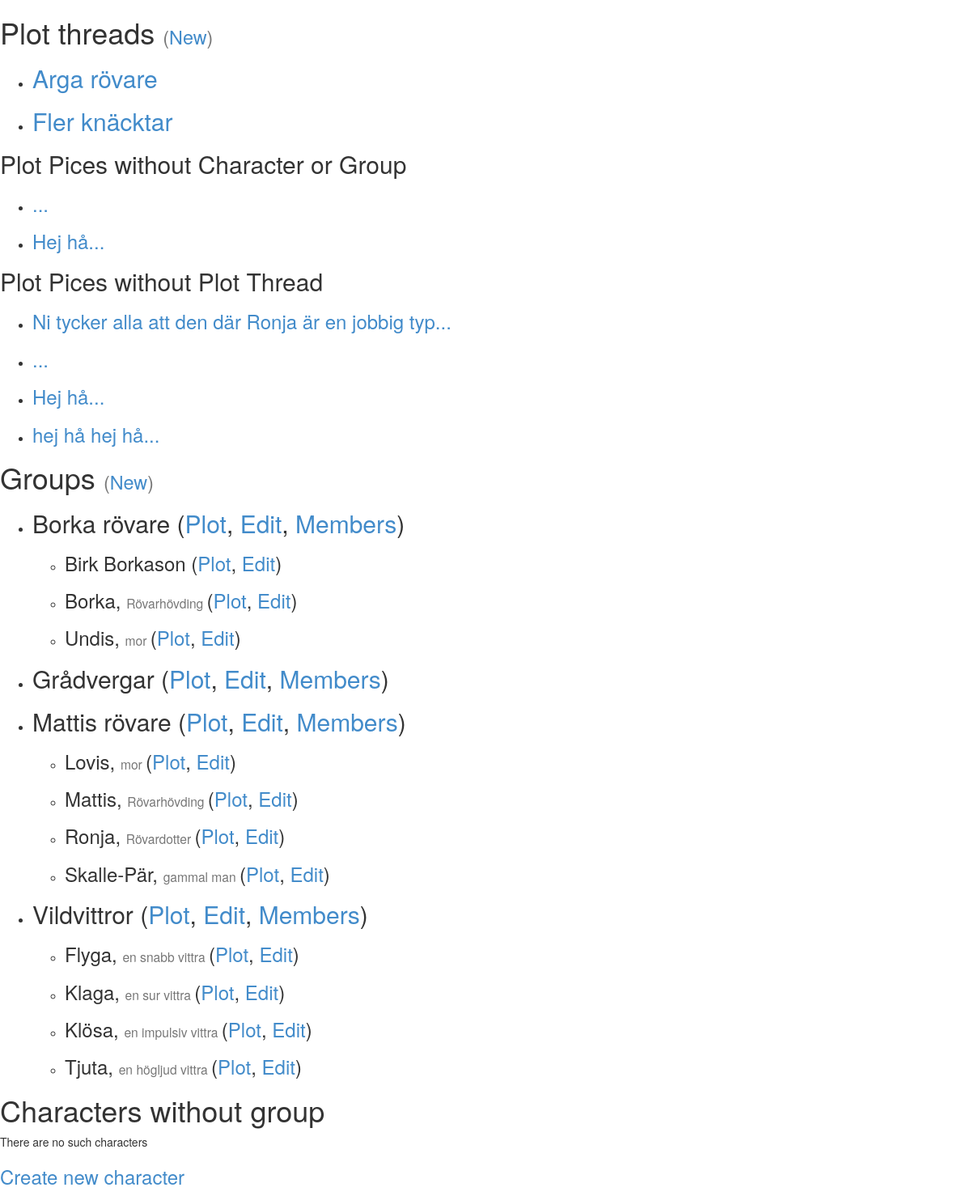
The app's page /GM/ with its own data.
### plots/models.py (models this page shows, shortened)
class BasicModel(models.Model):
    class Meta:
        abstract = True
        ordering = ['name']
    name = models.CharField(max_length=50)

class PlotThread(BasicModel):
    summery = models.TextField(blank=True, default='')
    def no_of_plot_parts(self):
        return self.plot_parts().count()
    no_of_plot_parts.verbose_name = 'number of plot parts'
    plot_is_finished = models.BooleanField(default=False)
    plot_is_finished.verbose_name = "plot thread is finiched"
    def characters(self):
        return Character.objects.filter(plotpice__in=self.plot_parts() )
    characters.help_text = (
         'Characters that have part in the plot line, not including group plots')
    characters.short_description = 'Characters involved'
    def characters_string(self):
        return ',\n '.join([character.name for character in self.characters().all()])
    characters_string.help_text = characters.help_text
    characters_string.short_description = characters.short_description
    characters_string.verbose_name = 'characters'
    def groups(self):
        return Group.objects.filter(plotpice__in=self.plot_parts() )
    groups.help_text = (
        'Groupes that have part in the plot line, not including individual character plots')
    groups.short_description = 'Groupes involved'
    def groups_string(self):
        return ',\n '.join([group.name for group in self.groups().all()])
    groups_string.help_text = groups.help_text
    groups_string.short_description = groups.short_description
    groups_string.verbose_name = 'groups'
    def groups_incl_char(self):
        return Group.objects.filter(
                    models.Q( plotpice__in=self.plot_parts() ) |
                    models.Q( character__in=self.characters() )
               ).distinct()
    groups_incl_char.help_text = (
        'Groupes that have part in the plot line, including individual character plots')
    groups_incl_char.short_description = 'Someone in group is involved'
    groups_incl_char.verbose_name = 'groups incl. personal plots'
    def groups_incl_char_string(self):
        return ',\n '.join([group.name for group in self.groups_incl_char().all()])
    groups_incl_char_string.short_description = groups_incl_char.short_description
    groups_incl_char_string.help_text = groups_incl_char.help_text
    groups_incl_char_string.verbose_name = groups_incl_char.verbose_name

class PlotPice(models.Model):
    def __str__(self):
        return self.plot_pice[0:50]+'...'
    __str__.short_description = 'str'
    characters = models.ManyToManyField(
                'Character', null=True, blank=True, through='PersonalPlotPice')
    groups = models.ManyToManyField(
                'Group', null=True, blank=True, through='GroupPlotPice')
    plot_threads = models.ManyToManyField(
                'PlotThread', null=True, blank=True, through='PlotPart')
    plot_pice = models.TextField(blank=True, default='')
    plot_is_finished = models.BooleanField(default=False)
    plot_is_finished.verbose_name = 'plot pice is finiched'
    plot_is_finished.short_description = 'plot is finiched'
    def groups_string(self):
        return ',\n '.join([group.name for group in self.groups.all()])
    groups_string.verbose_name = 'Groups'
    groups_string.short_description = 'Groups'
    def characters_string(self):
        return ',\n '.join([character.name for character in self.characters.all()])
    characters_string.verbose_name = 'Characters'
    characters_string.short_description = 'Characters'
    def plot_threads_string(self):
        return ',\n '.join([plot_thread.name for plot_thread in self.plot_threads.all()])
    plot_threads_string.verbose_name = 'Plot threds'
    plot_threads_string.short_description = 'Plot threds'

class Group(BasicModel):
    is_open = models.BooleanField('open', default=False)
    is_open.help_text = 'Group is open for self registration by users.'
    show_members = models.BooleanField(default=False)
    show_members.help_text = 'Members presentation is made public.'
    plot_is_finished = models.BooleanField(default=False)
    plot_is_finished.verbose_name = "group's plot is finiched."
    show_group = models.BooleanField(default=False)
    show_group.help_text = 'Group description is made public.'
    group_description = models.TextField(blank=True, default='')
    members_presentations = models.TextField(blank=True, default='')
    secret_comments = models.TextField(blank=True, default='')
    def members(self):
        return self.character_set.all()
    def no_of_members(self):
        return self.members().count()
    no_of_members.verbose_name = 'number of members'

class Character(BasicModel):
    user = models.ForeignKey(auth.models.User, null=True, blank=True, default=None )
    def heading(self):
        if self.character_concept == '':
            return self.name
        else:
            return self.name + ', <small> ' +  self.character_concept + ' </small>'
    groups = models.ManyToManyField(
                'Group', null=True, blank=True, through='Membership')
    character_concept = models.CharField(max_length=50, blank=True)
    presentation = models.TextField(blank=True, default='', max_length=500)
    presentation.help_text = (
        'A short pressentation of the character to be read by all players. Can be written by player or Game Master <br><i>Player can read and write.</i>')
    character_description = models.TextField(blank=True, default='', max_length=5000)
    character_description.help_text = (
        'Character description is usually provided by the player but can also be written by Game Master. Do not change a character description written by a player. <br><i>Player can read and write.</i>')
    other_info = models.TextField(blank=True, default='')
    secret_comments = models.TextField(blank=True, default='')
    secret_comments.help_text = '<i>Player can nether read nor write.</i>'
    plot_is_finished = models.BooleanField(default=False)
    plot_is_finished.verbose_name = "character's plot is finiched"
    plot_is_finished.short_description = "plot is finiched"
    def groups_string(self):
        return ', '.join([group.name for group in self.groups.all()])
    groups_string.verbose_name = 'Groups'
    groups_string.short_description = 'Groups'

### plots/GM/views.py (the view)
def index(request):
    return render(request, 'plots/GM/index.html',
              { 'plot_threads': PlotThread.objects.all(),
                'groups': Group.objects.all(),
                'characters': Character.objects.all(),
                'characters_without_group':
                   [character for character
                    in Character.objects.all()
                    if list( character.membership_set.all() )==[] ],
                'plot_pices_without_character_or_group':
                   [plot_pice for plot_pice
                    in PlotPice.objects.all()
                    if (list( plot_pice.characters.all() )==[]
                        and list( plot_pice.groups.all() )==[] ) ],
                'plot_pices_without_plot_thread':
                   [plot_pice for plot_pice
                    in PlotPice.objects.all()
                    if list( plot_pice.plot_threads.all() )==[] ],
                } )

### plots/templates/plots/GM/index.html
{% extends "plots/GM/basic.html" %}
{% block body %}
<h1> Plot threads <small>(<a href="{% url 'GM:new_plot_thread' %}">New</a>)</small></h1>
{% if plot_threads %}
    <ul>
    {% for plot_thread in plot_threads %}
        <li>
        <h2> <a href="{% url 'GM:plot_thread' plot_thread.id %}">
        {{ plot_thread.name }} </a> </h2>
        </li>
    {% endfor %}
    </ul>
{% else %}
    <p>There are no plot threads yet.</p>
{% endif %}
<h2> Plot Pices without Character or Group </h2>
{% if plot_pices_without_character_or_group %}
    <ul>
    {% for plot_pice in plot_pices_without_character_or_group %}
        <li>
        <h3> <a href="{% url 'GM:plot_pice' plot_pice.id %}">
        {{ plot_pice }} </a> </h3>
        </li>
    {% endfor %}
    </ul>
{% else %}
    <p>There are no such plot pices.</p>
{% endif %}
<h2> Plot Pices without Plot Thread </h2>
{% if plot_pices_without_plot_thread %}
    <ul>
    {% for plot_pice in plot_pices_without_plot_thread %}
        <li>
        <h3> <a href="{% url 'GM:plot_pice' plot_pice.id %}">
        {{ plot_pice }} </a> </h3>
        </li>
    {% endfor %}
    </ul>
{% else %}
    <p>There are no such plot pices.</p>
{% endif %}
<h1> Groups <small>(<a href="{% url 'GM:new_group' %}">New</a>)</small> </h1>
{% if groups %}
    <ul>
    {% for group in groups %}
        <li>
        <h2>
        {{ group.name }}
        (<a href="{% url 'GM:group_plot' group.id %}">Plot</a>,
         <a href="{% url 'GM:group' group.id %}">Edit</a>,
         <a href="{% url 'GM:members' group.id %}">Members</a>)
        </h2>
        <ul>
        {% for character in group.character_set.all %}
            <li>
            <h3>
            {{ character.heading|safe }}
            (<a href="{% url 'GM:personal_plot' character.id %}">Plot</a>,
             <a href="{% url 'GM:character' character.id %}">Edit</a>)
            </h3>
            </li>
        {% endfor %}
        </ul>
        </li>
    {% endfor %}
    </ul>
{% else %}
    <p>There are no plot groups yet.</p>
{% endif %}
<h1> Characters without group </h1>
{% if characters_without_group %}
    <ul>
    {% for character in characters_without_group %}
        <li>
        <h3>
        {{ character.heading|safe }}
        (<a href="{% url 'GM:personal_plot' character.id %}">Plot</a>,
         <a href="{% url 'GM:character' character.id %}">Edit</a>)
        </h3>
        </li>
    {% endfor %}
    </ul>
{% else %}
    <p> There are no such characters </p>
{% endif %}
<h3>
<a href="{% url 'GM:new_character' %}">Create new character</a>
</h3>
{% endblock %}

### plots/templates/plots/GM/basic.html (shortened to what this page needs)
<!DOCTYPE html>
<html lang="en">
<head>
    <link rel="stylesheet" href="http://maxcdn.bootstrapcdn.com/bootstrap/3.2.0/css/bootstrap.min.css">
    {% load staticfiles %}
    <link rel="stylesheet" href="{% static 'plots/bootstrap.css' %}">
</head>
<body>
{% block body %}
{% endblock %}
</body>
</html>

### records on screen
PlotThread: name "Arga rövare"
PlotThread: name "Fler knäcktar"
PlotPice: plot_pice "..."
PlotPice: plot_pice "Hej hå..."
PlotPice: plot_pice "Ni tycker alla att den där Ronja är en jobbig typ..."
PlotPice: plot_pice "Hej hå..."
PlotPice: plot_pice "hej hå hej hå..."
Group: name "Borka rövare"
Character: heading "Birk Borkason"
Character: heading "Borka, Rövarhövding"
Character: heading "Undis, mor"
Group: name "Grådvergar"
Group: name "Mattis rövare"
Character: heading "Lovis, mor"
Character: heading "Mattis, Rövarhövding"
Character: heading "Ronja, Rövardotter"
Character: heading "Skalle-Pär, gammal man"
Group: name "Vildvittror"
Character: heading "Flyga, en snabb vittra"
Character: heading "Klaga, en sur vittra"
Character: heading "Klösa, en impulsiv vittra"
Character: heading "Tjuta, en högljud vittra"
